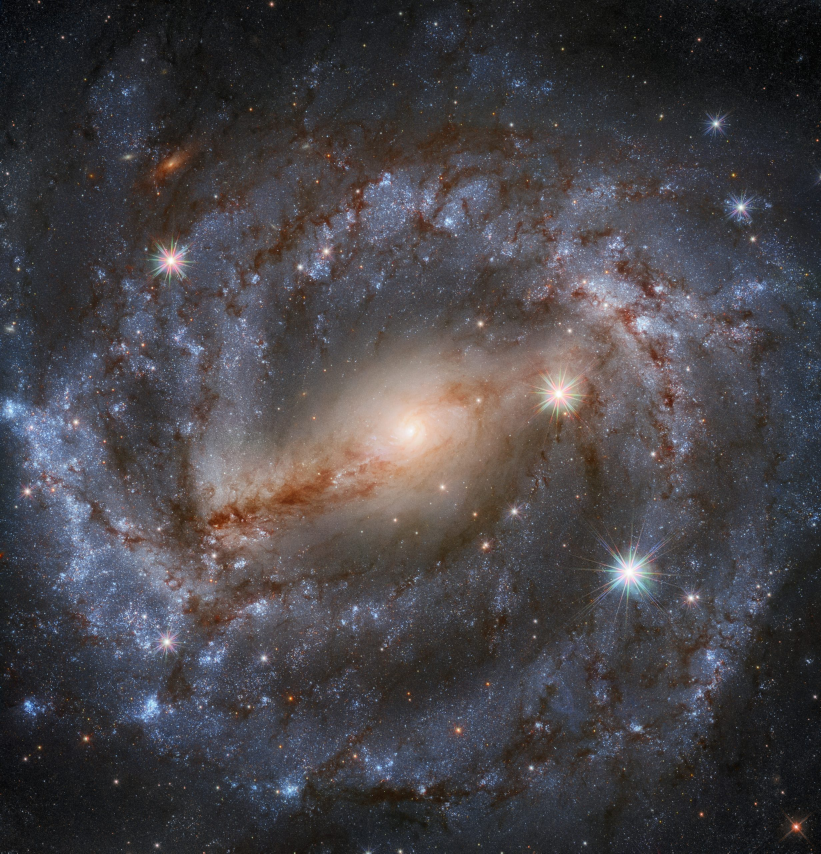
#> input picture open-cv/galaxy.jpg, 2462 x 2560 px, found by its file name (shown at 1/3 size)
$ jupyter execute process_images.ipynb
#> lines starting #> are read from the running program, lines starting #| are printed output that depends on the picture
[cell 1]
import cv2

img = cv2.imread('galaxy.jpg',-1)
#> img is the input picture: shape (2560, 2462, 3); mean B, G, R 71.1, 67.3, 70.7

[cell 2]
cv2.imshow('Galaxy',img)
cv2.waitKey(10000)
cv2.destroyAllWindows()

[cell 3]
resized_image = cv2.resize(img,(500,500))
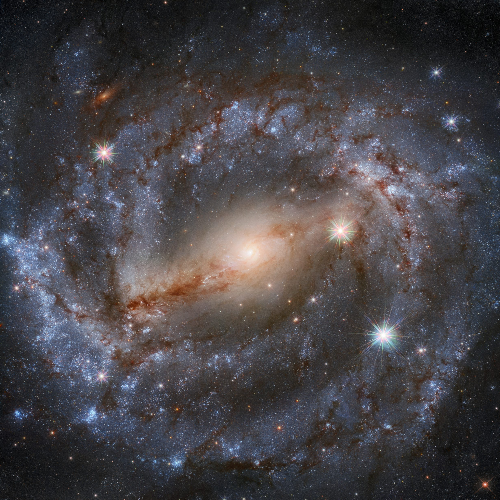
#> resized_image: shape (500, 500, 3); mean B, G, R 70.9, 67.2, 70.6
cv2.imshow('Galaxy',resized_image)
cv2.waitKey(10000)
cv2.destroyAllWindows()
